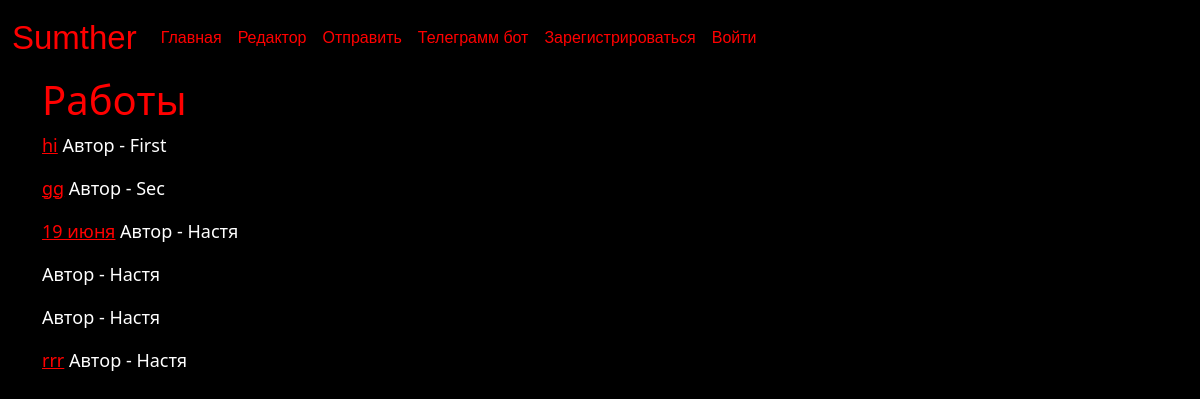
Page /home on the earlier database version.
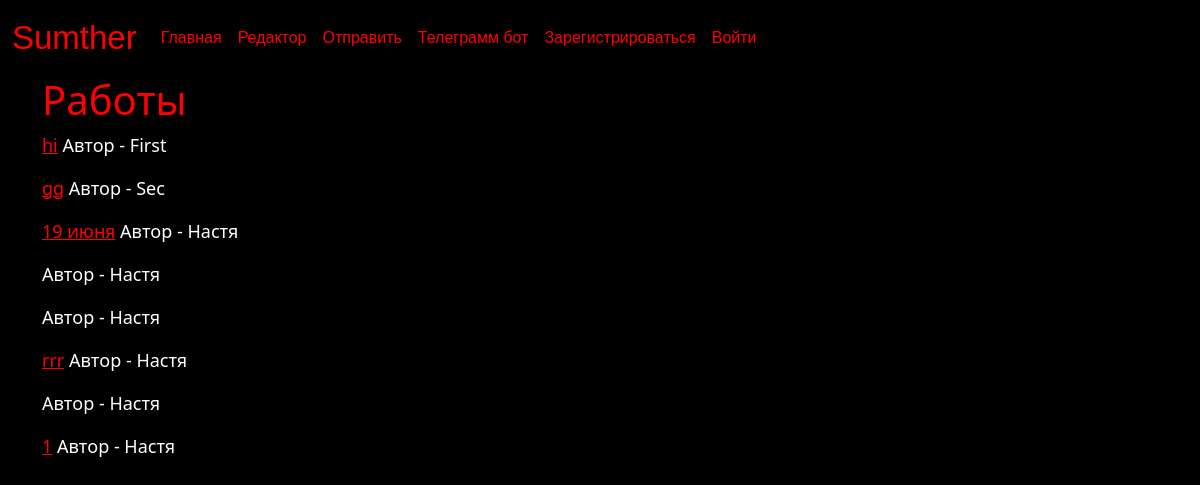
Same page on the later database version.
### data/fan.py (models this page shows)
class Fan(SqlAlchemyBase, SerializerMixin):
    __tablename__ = 'fan'
    id = sqlalchemy.Column(sqlalchemy.Integer,
                           primary_key=True, autoincrement=True)
    title = sqlalchemy.Column(sqlalchemy.String, nullable=True)
    content = sqlalchemy.Column((sqlalchemy.String), nullable=True)
    fandom = sqlalchemy.Column(sqlalchemy.String, nullable=True)
    user_id = sqlalchemy.Column(sqlalchemy.Integer,
                                sqlalchemy.ForeignKey("users.id"))
    user = orm.relationship('User')

### data/users.py (models this page shows, shortened)
class User(SqlAlchemyBase, UserMixin, SerializerMixin):
    __tablename__ = 'users'
    id = sqlalchemy.Column(sqlalchemy.Integer,
                           primary_key=True, autoincrement=True)
    name = sqlalchemy.Column(sqlalchemy.String, nullable=True, unique=True)
    password = sqlalchemy.Column(sqlalchemy.String, index=True, nullable=True)
    about = sqlalchemy.Column(sqlalchemy.String, nullable=True)
    news = orm.relationship("Fan", back_populates='user')

### Rain.py (the view)
@app.route('/')
@app.route('/home')
def home():
    db_sess = db_session.create_session()
    news = db_sess.query(Fan)
    return render_template("home.html", news=news)

### data/db_session.py (called while the page is built)
def create_session() -> Session:
    global __factory
    return __factory()

### templates/home.html
{% extends "base.html" %}
{% block content %}
<h1 style="color:red;">Работы</h1>
{% for item in news%}
<p><a style="color:red;" href="http://127.0.0.1:8080/book/{{item.id}}">{{item.title}}</a> Автор - {{item.user.name}}</p>
{% endfor %}
{% endblock %}

### templates/base.html (shortened to what this page needs)
<!doctype html>
<html lang="en" data-bs-theme="black">
<head>
    <link href="https://cdn.jsdelivr.net/npm/bootstrap@5.3.0/dist/css/bootstrap.min.css" rel="stylesheet"
>
    <link rel="stylesheet" type="text/css" href="http://127.0.0.1:8080/static/css/style.css">
</head>
<body bgcolor="black">
<header>
    <nav class="navbar navbar-expand-lg bg-body-black">
        <div class="container-fluid">
            <a style="font-size: 33px;" class="navbar-brand" href="/">Sumther</a>
            <div class="collapse navbar-collapse" id="navbarNavAltMarkup">
                <div class="nav navbar-nav">
                    <a class="nav-link" href="/home">Главная</a>
                    <a class="nav-link" href="/edit">Редактор</a>
                    <a class="nav-link" href="/enter">Отправить</a>
                    <a class="nav-link" href="/bot">Телеграмм бот</a>
                </div>
                {% if current_user.is_authenticated %}
                <a class="navbar-brand" href="/logout">{{ current_user.name }}</a>
                {% else %}
                <div class="nav navbar-nav navbar-right">
                    <a class="nav-link" href="/register">Зарегистрироваться</a>
                    <a class="nav-link" href="/login">Войти</a></div>
                {% endif %}
            </div>
        </div>
    </nav>
</header>
<main role="main" class="container">
    {% block content %}{% endblock %}
</main>
</body>
</html>

### static/css/style.css (style rules this page uses)
p { color: white; font-size: 18px; }
h1 { color:white }
body { background-color: black; }
.navbar { font-family: "matura mt script capitals", "Arial", sans-serif; --bs-navbar-active-color: red; --bs-navbar-brand-color: red; --bs-navbar-brand-hover-color: #960019; --bs-navbar-hover-color: #960019; --bs-navbar-color: red; }

Differences in the rows shown:
added Fan: user.name "Настя"
added Fan: title "1", user.name "Настя"
